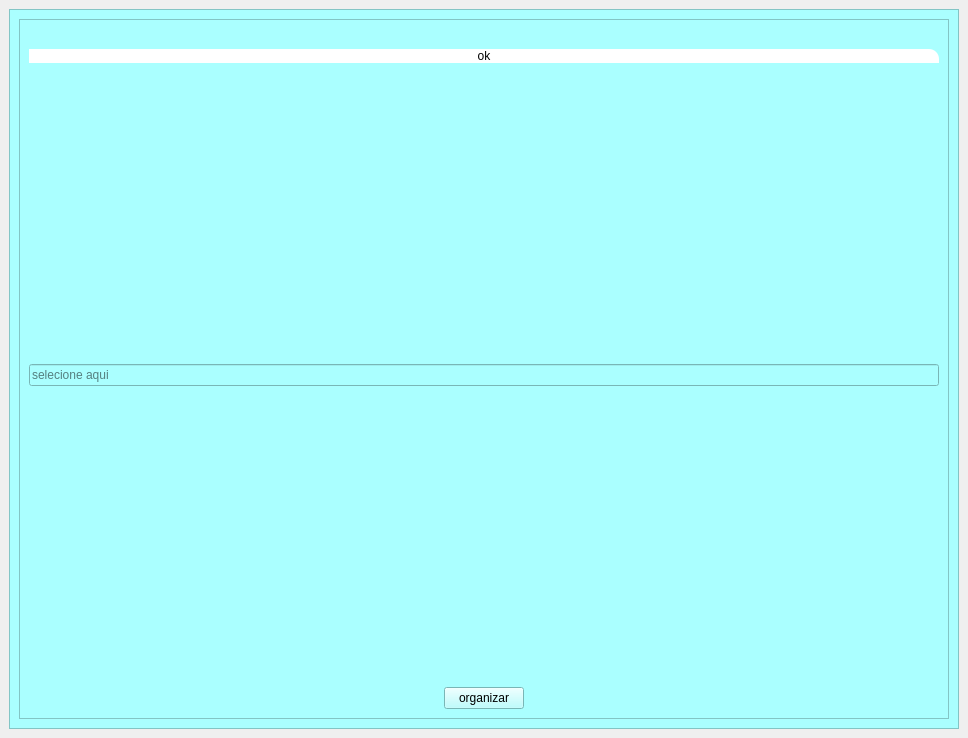
<?xml version="1.0" encoding="UTF-8"?>
<ui version="4.0">
 <class>MainWindow</class>
 <widget class="QMainWindow" name="MainWindow">
  <property name="geometry">
   <rect>
    <x>0</x>
    <y>0</y>
    <width>968</width>
    <height>738</height>
   </rect>
  </property>
  <property name="windowTitle">
   <string>MainWindow</string>
  </property>
  <widget class="QWidget" name="centralwidget">
   <layout class="QHBoxLayout" name="horizontalLayout_2">
    <item>
     <widget class="QFrame" name="frame_teste">
      <property name="styleSheet">
       <string notr="true">background-color: rgb(170, 255, 255);</string>
      </property>
      <property name="frameShape">
       <enum>QFrame::StyledPanel</enum>
      </property>
      <property name="frameShadow">
       <enum>QFrame::Raised</enum>
      </property>
      <layout class="QHBoxLayout" name="horizontalLayout_3">
       <item>
        <widget class="QFrame" name="frame_teste_2">
         <property name="frameShape">
          <enum>QFrame::StyledPanel</enum>
         </property>
         <property name="frameShadow">
          <enum>QFrame::Raised</enum>
         </property>
         <layout class="QVBoxLayout" name="verticalLayout">
          <item>
           <widget class="QLabel" name="lbl_pasta">
            <property name="text">
             <string>&lt;html&gt;&lt;head/&gt;&lt;body&gt;&lt;p align=&quot;center&quot;&gt;&lt;img src=&quot;:/emai/icon arquivo.png&quot;/&gt;&lt;/p&gt;&lt;/body&gt;&lt;/html&gt;</string>
            </property>
           </widget>
          </item>
          <item>
           <widget class="QPushButton" name="btn_ok">
            <property name="cursor">
             <cursorShape>CrossCursor</cursorShape>
            </property>
            <property name="styleSheet">
             <string notr="true">background-color: rgb(255,255,255);
border-top-right-radius:10px;</string>
            </property>
            <property name="text">
             <string>ok</string>
            </property>
           </widget>
          </item>
          <item>
           <spacer name="verticalSpacer_2">
            <property name="orientation">
             <enum>Qt::Vertical</enum>
            </property>
            <property name="sizeHint" stdset="0">
             <size>
              <width>20</width>
              <height>40</height>
             </size>
            </property>
           </spacer>
          </item>
          <item>
           <widget class="QLineEdit" name="txt_texto">
            <property name="placeholderText">
             <string>selecione aqui</string>
            </property>
           </widget>
          </item>
          <item>
           <spacer name="var">
            <property name="orientation">
             <enum>Qt::Vertical</enum>
            </property>
            <property name="sizeHint" stdset="0">
             <size>
              <width>8</width>
              <height>36</height>
             </size>
            </property>
           </spacer>
          </item>
          <item alignment="Qt::AlignHCenter">
           <widget class="QPushButton" name="btn_organizar">
            <property name="text">
             <string>organizar</string>
            </property>
           </widget>
          </item>
         </layout>
        </widget>
       </item>
      </layout>
     </widget>
    </item>
   </layout>
  </widget>
 </widget>
 <resources>
  <include location="../../icon/icons.qrc"/>
 </resources>
 <connections/>
</ui>
